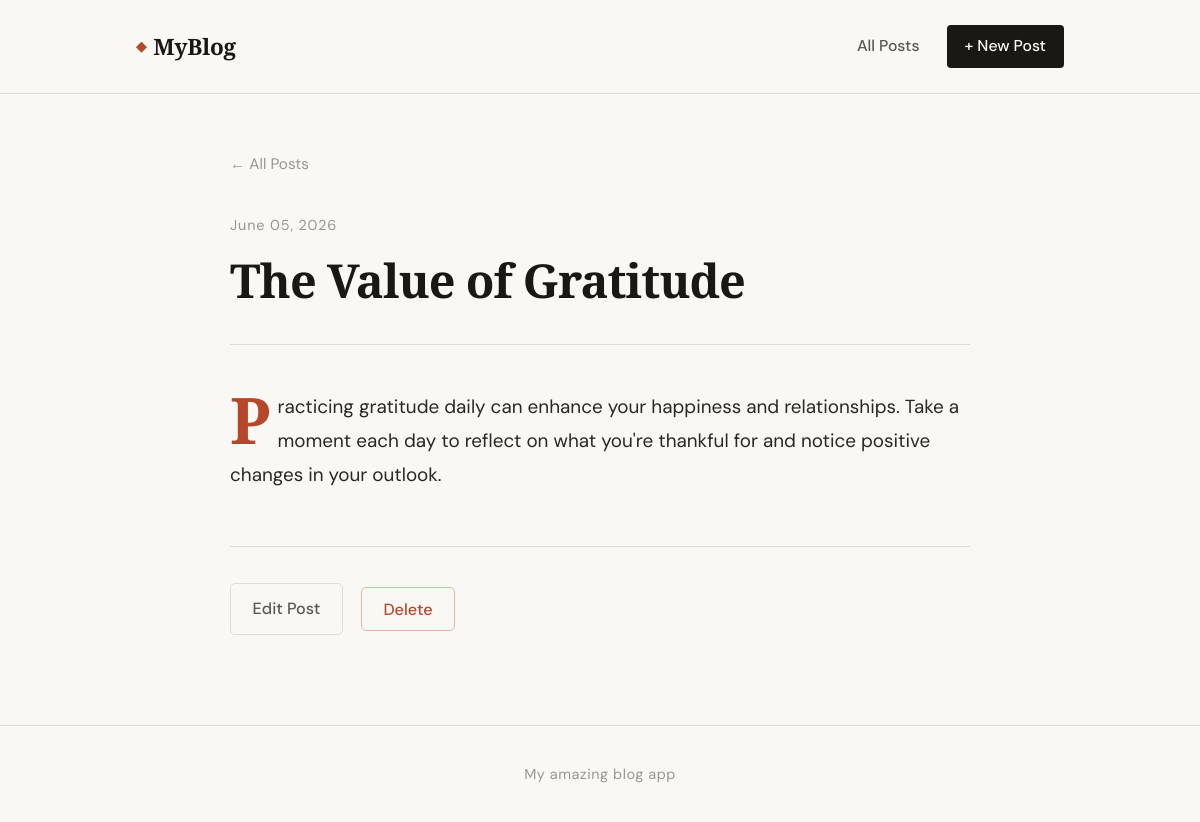
The page /post/the-value-of-gratitude on the database its author committed.
### tables this page shows
CREATE TABLE posts (
                id INTEGER PRIMARY KEY AUTOINCREMENT,
                title TEXT NOT NULL,
                slug TEXT NOT NULL UNIQUE,
                content TEXT NOT NULL,
                excerpt TEXT,
                created_at TEXT NOT NULL,
                updated_at TEXT NOT NULL
            );

### app.py (the view)
@app.route("/post/<slug>")
def post(slug):
    db = get_db()
    p = db.execute("SELECT * FROM posts WHERE slug = ?", (slug,)).fetchone()
    if p is None:
        abort(404)
    return render_template("post.html", post=p)

### app.py (called while the page is built)
def get_db():
    db = getattr(g, "_database", None)
    if db is None:
        db = g._database = sqlite3.connect(DATABASE)
        db.row_factory = sqlite3.Row
    return db

@app.teardown_appcontext
def close_connection(exception):
    db = getattr(g, "_database", None)
    if db is not None:
        db.close()

def format_date(dt_str):
    try:
        dt = datetime.strptime(dt_str, "%Y-%m-%d %H:%M:%S")
        return dt.strftime("%B %d, %Y")
    except Exception:
        return dt_str

### templates/post.html (shortened to what this page needs)
{% extends "base.html" %}
{% block content %}
<article class="post-full">
  <header class="post-full__header">
    <a href="{{ url_for('index') }}" class="back-link">← All Posts</a>
    <time class="post-full__date">{{ post.created_at | format_date }}</time>
    <h1 class="post-full__title">{{ post.title }}</h1>
  </header>
  <div class="post-full__body">
    {% for paragraph in post.content.split('\n\n') %}
      {% if paragraph.strip() %}
        <p>{{ paragraph.strip() }}</p>
      {% endif %}
    {% endfor %}
  </div>
  <footer class="post-full__footer">
    <div class="post-actions">
      <a href="{{ url_for('edit_post', slug=post.slug) }}" class="btn-secondary">Edit Post</a>
      <form method="POST" action="{{ url_for('delete_post', slug=post.slug) }}"
            onsubmit="return confirm('Delete this post permanently?')">
        <button type="submit" class="btn-danger">Delete</button>
      </form>
    </div>
  </footer>
</article>
{% endblock %}

### static/css/style.css (style rules this page uses)
:root { --ink: #1a1814; --ink-soft: #5a5650; --ink-faint: #9a9590; --paper: #faf8f4; --paper-warm: #f2ede4; --rule: #e2ddd4; --accent: #b5472a; --accent-light: #f0e8e4; --font-serif: 'Playfair Display', Georgia, serif; --font-sans: 'DM Sans', system-ui, sans-serif; --max-w: 740px; --max-w-wide: 1000px; }
*, *::before, *::after { box-sizing: border-box; margin: 0; padding: 0; }
html { font-size: 18px; scroll-behavior: smooth; }
body { font-family: var(--font-sans); background: var(--paper); color: var(--ink); line-height: 1.7; min-height: 100vh; display: flex; flex-direction: column; }
a { color: inherit; text-decoration: none; }
.post-full { max-width: var(--max-w); margin: 0 auto; animation: fadeUp 0.45s ease both; }
.back-link { display: inline-block; font-size: 0.85rem; color: var(--ink-faint); margin-bottom: 2rem; transition: color 0.15s; }
.post-full__header { margin-bottom: 2.5rem; padding-bottom: 2rem; border-bottom: 1px solid var(--rule); }
.post-full__date { display: block; font-size: 0.8rem; color: var(--ink-faint); letter-spacing: 0.06em; margin-bottom: 0.8rem; }
.post-full__title { font-family: var(--font-serif); font-size: clamp(1.9rem, 4vw, 2.6rem); font-weight: 700; line-height: 1.2; letter-spacing: -0.02em; }
.post-full__body p { font-size: 1.05rem; line-height: 1.8; color: #2a2724; margin-bottom: 1.4em; }
.post-full__body p:first-child::first-letter { font-family: var(--font-serif); font-size: 3.4em; font-weight: 700; line-height: 0.8; float: left; margin: 0.05em 0.1em 0 0; color: var(--accent); }
.post-full__footer { margin-top: 3rem; padding-top: 2rem; border-top: 1px solid var(--rule); }
.post-actions { display: flex; gap: 1rem; align-items: center; }
.btn-secondary { display: inline-block; border: 1px solid var(--rule); color: var(--ink-soft); padding: 0.6rem 1.2rem; border-radius: 5px; font-size: 0.9rem; font-weight: 500; transition: border-color 0.15s, color 0.15s; }
.btn-danger { display: inline-block; background: none; border: 1px solid #e2b4a8; color: var(--accent); padding: 0.6rem 1.2rem; border-radius: 5px; font-family: var(--font-sans); font-size: 0.9rem; font-weight: 500; cursor: pointer; transition: background 0.15s, color 0.15s; }

### rows shown on the page
posts: created_at "June 05, 2026", title "The Value of Gratitude", strip "Practicing gratitude daily can enhance your happiness and relationships. Take a moment each day to reflect on what you're thankful for and notice positive changes in your outlook."
